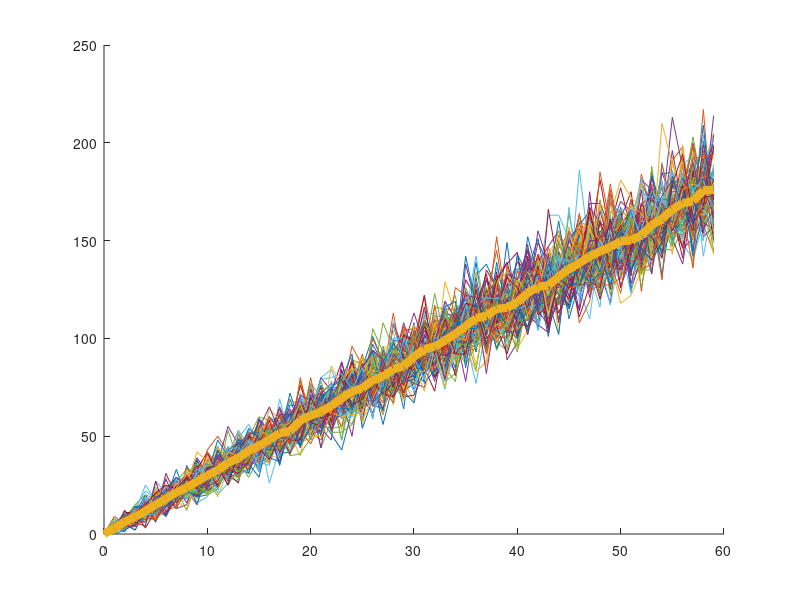

This chart was generated by the following MATLAB code:
function y = problem1a
lambda = 3;
n=175;
maxDays = 59;
b = 1000;
F = 0;
for t = 0:maxDays
    F = F + exp(n*log(lambda*t)-lambda*t-gammaln(n+1));
end

N = zeros(b,t);
for b = 1:100
    for t = 0:maxDays
        N(b,t+1) = poissrnd(lambda*t);
    end
end



t = 0:maxDays;
figure();
hold on;
for b = 1:100
    plot(t,N(b,:));
end


sum(N(:,60)>175)/60;
mean = sum(N)/b;
plot(t,mean,'LineWidth',6)

end
